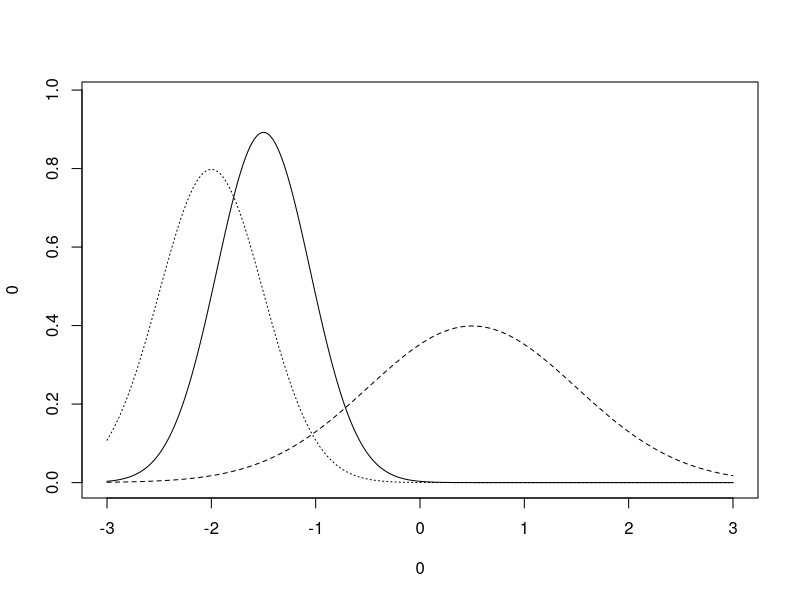
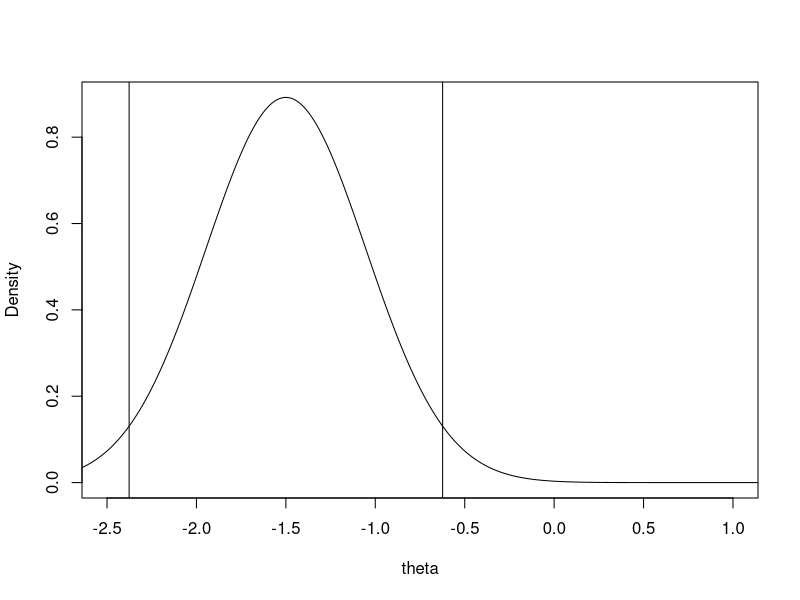
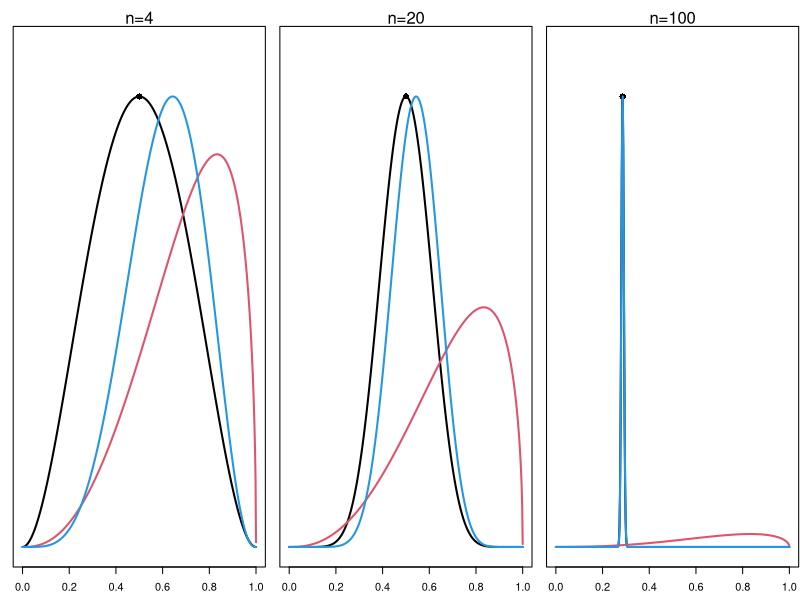

The R script that drew these images, in order:

## normal-normal posterior
y <- .5 # observed
sigma <- 1 # assume known
theta <- seq(-3,3, len=10000) # parameter
mu0 <- -2 # prior mean
tau0 <- .5 # prior SD
prior <- dnorm(theta, mean=mu0, sd=tau0)
like <- dnorm(y, mean=theta, sd=sigma)
## Posterior calculations (mean and SD)
mu1 <- (mu0/tau0^2 + y/sigma^2) / (1/tau0^2 + 1/sigma^2)
tau1 <- sqrt(1 / (1/tau0^2 + 1/sigma^2))
posterior <- dnorm(theta, mean=mu1, tau1)

## Make plot of all 3
ymax <- max(c(prior, like, posterior))
plot(0,0, type='n', xlim=range(theta), ylim=c(0, 1.1*ymax))
lines(theta, prior, lty=3)
lines(theta, like, lty=2)
lines(theta, posterior)

## Area to left of 0 [ P(theta<0) ]
pnorm(q=0, mean=mu1, sd=tau1)
plot(theta, posterior, type='l', ylab='Density', xlim=c(-2.5,1))
## 95% confidence interval
CI <- qnorm(p = c(0.025, 0.975), mean=mu1, sd=tau1)
abline(v=CI)

### Monte Carlo integration. Approximates integrals with percentages of
### samples
## First with only 10 samples
x <- rnorm(10, mean=mu1, sd=tau1)
mean(x<0)
quantile(x, probs=c(0.025, 0.975))
## It improves with more samples:
x <- rnorm(1e6, mean=mu1, sd=tau1)
mean(x<0)
quantile(x, probs=c(0.025, 0.975))

library(stats)
## This function plots the beta prior, binomial likelihood, and posterior
## beta-binomial for given inputs. Intervals can be added.
plot.beta.binomial <- function(deaths=5, survivors=4, alpha=1.5,
                               beta=1.5, Bayesian=TRUE, Intervals=FALSE){
  ## Calculate the distributions
  alpha <- max(alpha, .001)
  beta <- max(beta, .001)
  num.trials <- deaths+survivors
  p.seq <- seq(0.00001,.99999, len=500)
  likelihood <- dbinom(x=survivors, size=num.trials, prob=p.seq)
  prior <- dbeta(x=p.seq, alpha, beta)
  param1 <- alpha+survivors
  param2 <-  num.trials-survivors+beta
  posterior <- dbeta(x=p.seq, param1,param2)
  ## Scale them for plotting
  scale <- .9
  likelihood <- likelihood*scale/max(likelihood)
  density.max <- max(c(prior, posterior))
  prior <- prior*scale/density.max
  posterior <- posterior*scale/density.max
  p.hat <- survivors/num.trials        # the MLE
  if(Intervals){
    CI.x <- qbeta(p=c(.025, .975), param1, param2)
    CI.y <- dbeta(CI.x, param1, param2)*scale/density.max
    p.hat.se <-sqrt( p.hat*(1-p.hat)/num.trials)
    p.CI <- c(-1.96*p.hat.se + p.hat, 1.96*p.hat.se+p.hat)
  }
  ## Plot them
  plot(p.seq, likelihood, type="l", lwd=2, col=1, ylab=NA,
       axes=FALSE,xlab="Probability of survival (p)",
       xlim=c(0,1), ylim=c(0,1))
  ## mtext(side=3, text="Beta-Binomial", line=1, cex=2.5)
  ## mtext(side=2, text="Scaled Likelihood/Density", line=1)
  axis(1); box()
  points(p.hat, scale, cex=1.25, pch=16)
  if(Bayesian){
    lines(p.seq, prior, lwd=2, col=2)
    lines(p.seq, posterior, lwd=2, col=4)
  }
  ## par(xpd=TRUE)
  # legend(x=0, y=1.05,
  #        legend=c("Likelihood", "Conf. Interval",
  #                 "Prior", "Posterior", "Cred. Interval"),
  #        col=c(1,1,2,4,4), ncol=1, lty=c(1,2,1,1,2),
  #        bty="n", lwd=2)
  ## Add confidence intervals and posterior credible intervals
  if(Intervals){
    if(Bayesian){
      points(CI.x, c(0,0), pch=16, col=4)
      segments(x0=c(CI.x[1], CI.x[2],CI.x[1]),
               x1=c(CI.x[1], CI.x[2],CI.x[2]),
               y0=c(0,0,0), y1=c(CI.y[1], CI.y[2],0),
               lwd=2, lty=2, col=4)
    }
    points(x=p.CI, y=c(scale,scale), pch=16)
    lines(p.CI, y=c(scale,scale), lwd=2, lty=2)
  }
}

## Demonstration of what happens to posterior with increasing data for the
## beta-binomial example.
par(mfrow=c(1,3), mar=c(2.5,1,2,.1))
plot.beta.binomial(2,2, alpha=3.5, beta=1.5, Intervals=FALSE)
mtext('n=4')
plot.beta.binomial(10,10, alpha=3.5, beta=1.5, Intervals=FALSE)
mtext('n=20')
plot.beta.binomial(5000,2000, alpha=3.5, beta=1.5, Intervals=FALSE)
mtext('n=100')
